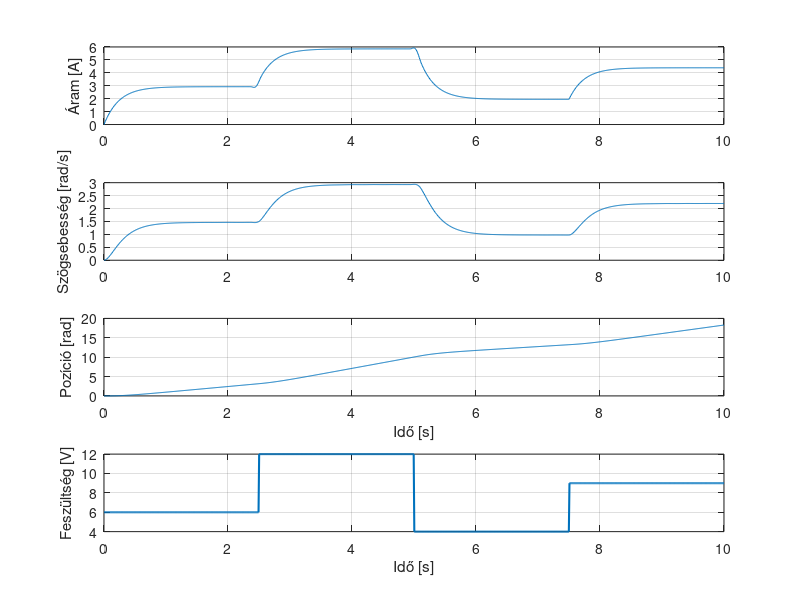

MATLAB code to generate this figure:
clear;
clc;
clf;
close all;

R = 2.0; % armature resistance [ohms]
L = 0.5; % armature inductance [H]
J = 0.02; % rotor inertia [kg*m^2]
b = 0.2; % viscous friction coefficient [Nm*s]
Kt = 0.1; % motor torque constant [Nm/A]
Ke = 0.1; % back EMF constant [Vs/rad]
U0 = 6; % applied voltage [V]
U1 = 12; % applied voltage [V]
U2 = 4; % applied voltage [V]
U3 = 9; % applied voltage [V]
load_torque = 0; % load torque [Nm]

y0 = [0; 0; 0]; % initial state: [current; angular velocity; angular position]
t = linspace(0, 10, 1000); 

U = @(t) U0 * (t < 2.5) + U1 * (t >= 2.5 & t < 5) + U2 * (t >= 5 & t < 7.5) + U3 * (t >= 7.5);

% State equations
eq = @(t, y) [(U(t) -R*y(1) -Ke*y(2))/L;
              (Kt*y(1) - b*y(2) - load_torque)/J;
              y(2)];

[t, y] = ode45(eq, t, y0);

save('DCmotor_ODE45_reference_ChangingVoltage.mat', 't', 'y', 'R', 'L', 'J', 'b', 'Kt', 'Ke', 'U', 'load_torque');


figure;

subplot(4,1,1)
plot(t, y(:,1))
ylabel('Áram [A]')
grid on

subplot(4,1,2)
plot(t, y(:,2))
ylabel('Szögsebesség [rad/s]')
grid on

subplot(4,1,3)
plot(t, y(:,3))
ylabel('Pozíció [rad]')
xlabel('Idő [s]')
grid on

subplot(4,1,4)
plot(t, U(t), 'LineWidth', 1.5)
xlabel('Idő [s]')
ylabel('Feszültség [V]')
grid on
